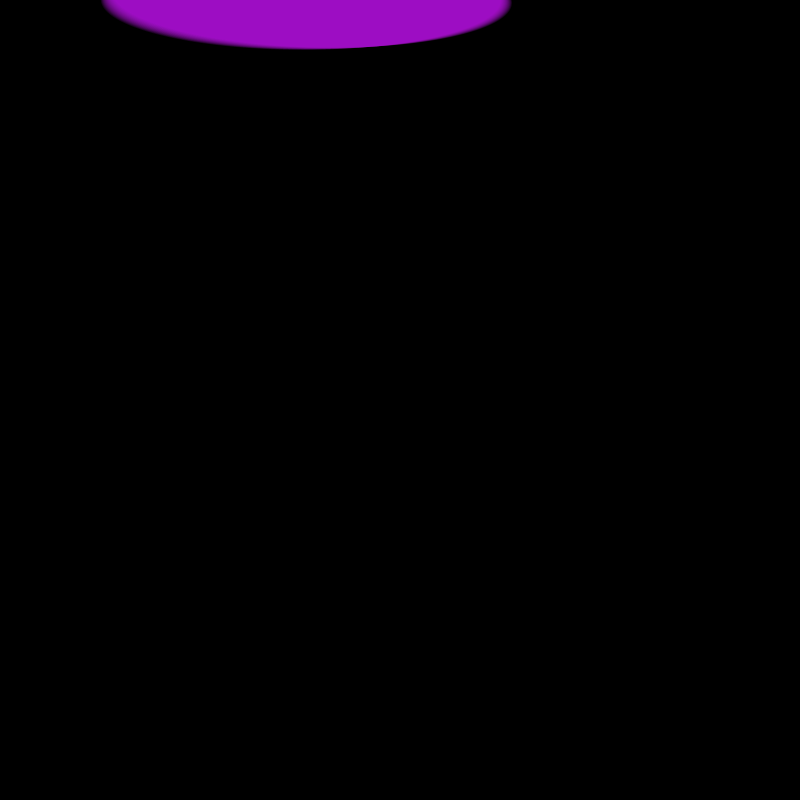
Frame 1 (no input)
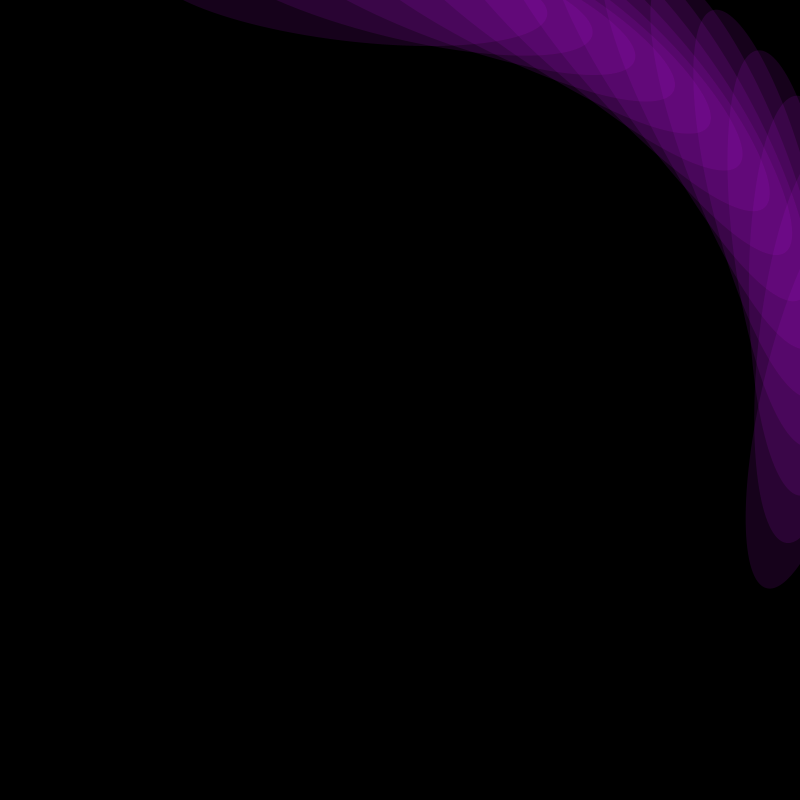
Frame 60 (the mouse pressed at the canvas centre just before this capture)
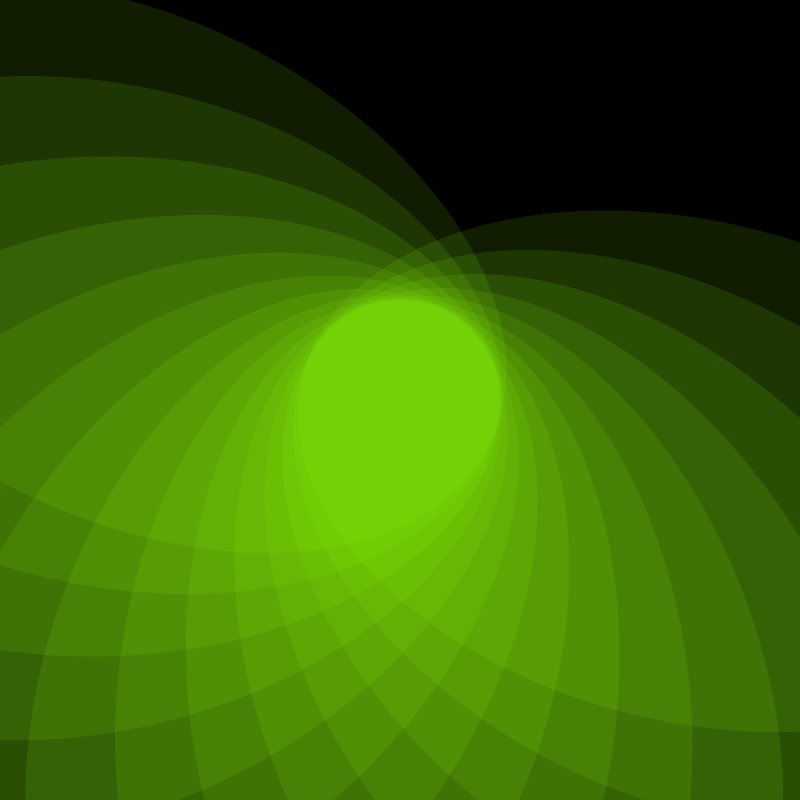
Frame 120 (the mouse held since frame 60 and released just before this capture)

The Processing sketch that drew these frames (run headless with seeded random() and noise(); from frame 60 on, the mouse is pressed at the canvas centre):

// Processing sketch: processing_90845
// ── processing_90845.pde

//Samyukta Madhu
//Febuary 23rd, 2013
//Creative Computing
//Assignment- Moving Objects




float a;
int speed=15;
float b =150;
float c = 7;    
float incr = 0.002;
int d=1;
  
void setup()
{
  size(800, 800);
  smooth();
  noStroke();
  ellipseMode(CENTER);
  
}
  
void draw()
{
  background(0);
  translate(width/2, height/2);
  
  a += incr;
  for(int s = 0; s < speed; s++)
  {
    fill(190,19,229,30);
    if(mousePressed==true){
      fill(132,247,10,30);
    }
    
    rotate(a);
    ellipse(mouseX-100,
   
    mouseY-400,
    mouseX+400,
    
    mouseY+100);
  }
}
